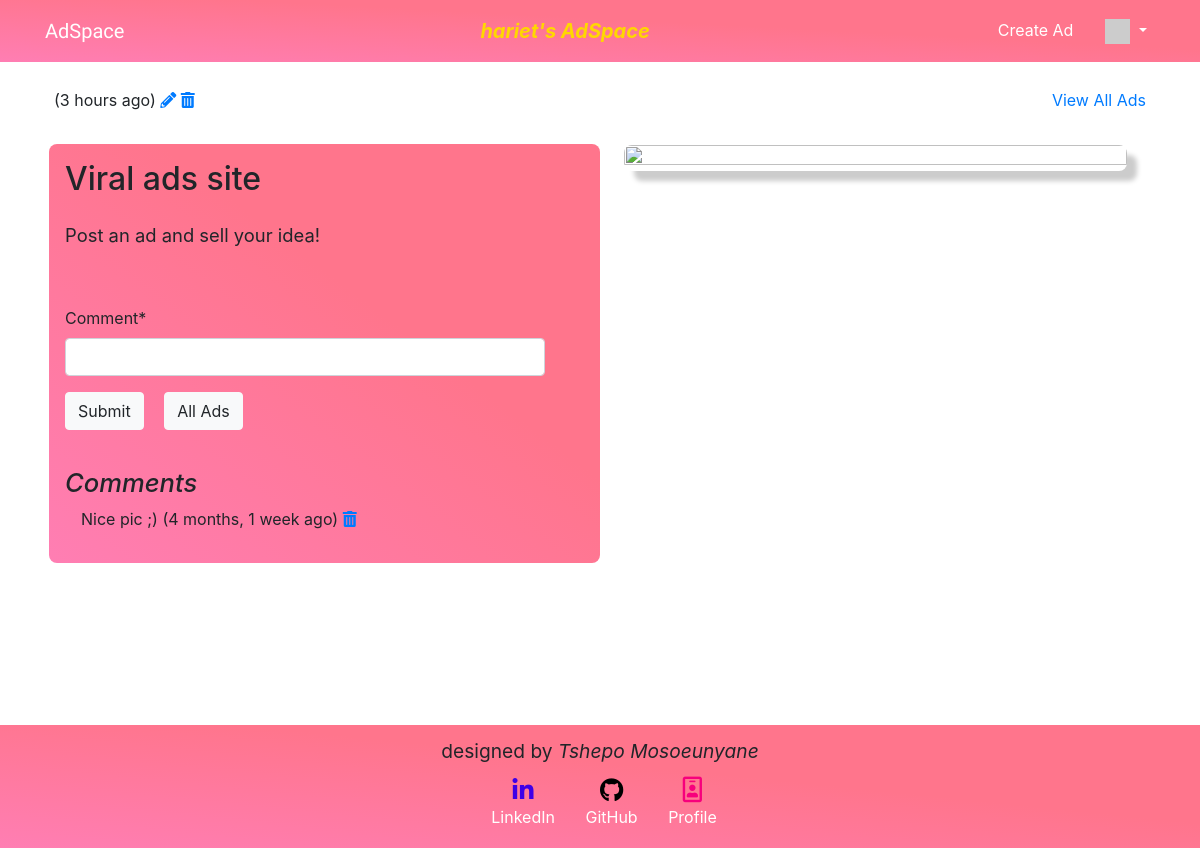
Page /ad/1 (signed in) on the committed database.
### ads/models.py (models this page shows, shortened)
class Ad(models.Model) :
    title = models.CharField(
            max_length=200,
            validators=[MinLengthValidator(2, "Title must be greater than 2 characters")]
    )
    price = models.DecimalField(max_digits=7, decimal_places=2, null=True)
    text = models.TextField()
    owner = models.ForeignKey(settings.AUTH_USER_MODEL, on_delete=models.CASCADE)
    favorites = models.ManyToManyField(settings.AUTH_USER_MODEL,
        through='Fav', related_name='favorite_ads')
    created_at = models.DateTimeField(auto_now_add=True)
    updated_at = models.DateTimeField(auto_now=True)
    picture = models.BinaryField(null=True, editable=True)
    content_type = models.CharField(max_length=256, null=True, help_text='The MIMEType of the file')

class Comment(models.Model) :
    text = models.TextField(
        validators=[MinLengthValidator(3, "Comment must be greater than 3 characters")]
    )
    ad = models.ForeignKey(Ad, on_delete=models.CASCADE)
    owner = models.ForeignKey(settings.AUTH_USER_MODEL, on_delete=models.CASCADE)
    created_at = models.DateTimeField(auto_now_add=True)
    updated_at = models.DateTimeField(auto_now=True)

### ads/views.py (the view)
# urls.py: path('ad/<int:pk>', views.AdDetailView.as_view(), name='ad_detail'),
class AdDetailView(OwnerDetailView):
    model = Ad
    template_name = "ads/ad_detail.html"
    def get(self, request, pk) :
        ad = Ad.objects.get(id=pk)
        comments = Comment.objects.filter(ad=ad).order_by('-updated_at')
        comment_form = CommentForm()
        context = { 'ad' : ad, 'comments': comments, 'comment_form': comment_form }
        return render(request, self.template_name, context)

### ads/forms.py
class CommentForm(forms.Form):
    comment = forms.CharField(required=True, max_length=500, min_length=3, strip=True)

### home/context_processors.py (called while the page is built)
def settings(request):
    return {
        'settings': django_settings,
    }

### home/templatetags/app_tags.py (called while the page is built)
@register.filter(name='gravatar')
def gravatar(user, size=35):
    email = str(user.email.strip().lower()).encode('utf-8')
    email_hash = md5(email).hexdigest()
    url = "//www.gravatar.com/avatar/{0}?s={1}&d=identicon&r=PG"
    return url.format(email_hash, size)

### ads/templates/ads/ad_detail.html (shortened to what this page needs)
{% extends "base_menu.html" %}
{% load humanize %}
{% block content %}
  <div class="container mt-5 pt-4">
    <div class="row my-1 my-md-3 px-4">
      <p style="margin-bottom: 1em; text-align: end;">
        ({{ ad.updated_at|naturaltime }})
        {% if ad.owner == user %}
        <a href="{% url 'ads:ad_update' ad.id %}"><i class="fa fa-pencil"></i></a>
        <a href="{% url 'ads:ad_delete' ad.id %}"><i class="fa fa-trash"></i></a>
        {% endif %}
      </p>
      <p class="ml-auto">
        <a href="{% url 'ads:all' %}">View All Ads</a>
      </p>
    </div>
    <div class="row align-items-start mx-1">
      <div class="col-12 col-md-6 mb-4 px-0 px-md-4 order-md-1">
        {% if ad.content_type %}
          <img src="{% url 'ads:ad_picture' ad.id %}" class="ad-details-img">
        {% endif %}
      </div>
      <div class="ad-details col-12 col-md-6 order-md-0">
        <h1 style="margin-bottom: 0.75em;">{{ ad.title }}</h1>
        <p style="font-size: 1.15em;">
          {{ ad.text }}
        </p>
        {% if user.is_authenticated %}
          <br clear="all" />
          <p>
            {% load crispy_forms_tags %}
            <form method="post" action="{% url 'ads:ad_comment_create' ad.id %}">
              {{ comment_form|crispy }}
              <input class="btn btn-light" type="submit" value="Submit" style="margin-right: 1em;">
              <input class="btn btn-light" type="submit" value="All Ads" onclick="window.location.href='{% url 'ads:all' %}';return false;">
            </form>
          </p>
        {% endif %}
        {% if comments %}
          <h2 style="margin-top: 1.5em; font-size: 1.6em; font-style: italic;">Comments</h2>
        {% endif %}
        {% for comment in comments %}
          <p style="margin-left: 1em;">
            {{ comment.text }}
            ({{ comment.updated_at|naturaltime }})
            {% if user == comment.owner %}
              <a href="{% url 'ads:ad_comment_delete' comment.id %}"><i class="fa fa-trash"></i></a>
            {% endif %}
          </p>
        {% endfor %}
      </div>
    </div>
  </div>
{% endblock %}

### home/templates/base_menu.html (shortened to what this page needs)
{% extends "base_bootstrap.html" %}
{% block navbar %}
  {% load app_tags %}
  <nav class="navbar fixed-top navbar-expand-lg">
    <div class="container">
      <div class="navbar-header">
        <a class="navbar-brand" href="{% url 'ads:all' %}">{{ settings.APP_NAME }}</a>
      </div>
      {% if user.is_authenticated %}
        <div class="navbar-text d-none d-sm-block ml-auto">{{request.user.username}}'s AdSpace</div>
      {% endif %}
      <ul class="navbar-nav flex-row ml-auto">
        {% if user.is_authenticated %}
        <li class="nav-item mr-3">
          <a class="nav-link" href="{% url 'ads:ad_create' %}">Create Ad</a>
        </li>
        <li class="nav-item dropdown">
          <a class="nav-link dropdown-toggle" href="#" id="navbarDropdown" role="button" data-toggle="dropdown" aria-haspopup="true" aria-expanded="false">
            <img style="width: 25px;" src="{{ user|gravatar:60 }}" /><b class="caret"></b>
          </a>
        </li>
        {% endif %}
      </ul>
    </div>
  </nav>
{% endblock %}
{% block footer %}
  <div class="footer">
    <p class="mb-1" style="font-size: 1.2em;">designed by <em>Tshepo Mosoeunyane</em></p>
    <div class="text-center py-0">
      <a class="btn btn-social-icon btn-linkedin ml-2" href="https://www.linkedin.com/in/tshepo-mosoeunyane" rel="noreferrer" target="_blank">
        <i class="fa fa-linkedin text-reset" style="font-size: 1.5em; color: rgb(62, 0, 231);"></i> <br>
        <span>LinkedIn</span>
      </a>
      <a class="btn btn-social-icon btn-github" href="https://github.com/Lemour-sudo" rel="noreferrer" target="_blank">
        <i class="fa fa-github" style="font-size: 1.5em; color: black;"></i> <br>
        <span>GitHub</span>
      </a>
      <a class="btn btn-social-icon" href="#" rel="noreferrer" target="_blank">
        <i class="fa fa-id-badge" style="font-size: 1.6em; color: rgb(247, 0, 124);"></i> <br>
        <span>Profile</span>
      </a>
    </div>
  </div>
{% endblock %}

### home/static/css/styles.css (style rules this page uses)
:root { --passionate-bed-gradient: linear-gradient(to bottom left, #ff758c 40%, #ff7eb3 100%); }
html { height: 100%; }
body { position: relative; min-height: 100%; padding-bottom: 9rem; }
input, textarea { max-width: 30em; }
.navbar { color: white; background: var(--passionate-bed-gradient); }
.navbar-brand { font-family: 'Inknut Antiqua'; }
.navbar a { color: white; }
.navbar-text { font-size: 1.25em; font-style: italic; font-weight: bold; color: gold; }
.footer { position: absolute; bottom: 0; width: 100%; padding: 0.75em 0; text-align: center; background: var(--passionate-bed-gradient); }
.footer span { color: white; }
.ad-details { padding: 1em; border-radius: 0.5em; background: var(--passionate-bed-gradient); }
.ad-details h1 { font-size: 2em; }
.ad-details p { font-size: 1em; }
.ad-details-img { height: 100%; width: 100%; border-radius: 0.5em; box-shadow: 10px 10px 5px #ccc; }

### rows in the picture
Ad: updated_at "3 hours ago", title "Viral ads site", text "Post an ad and sell your idea!"
Comment: text "Nice pic ;)", updated_at "4 months, 1 week ago"

### other values in the picture
{{ settings.APP_NAME }} "AdSpace"
{{ request.user.username }} "hariet"
